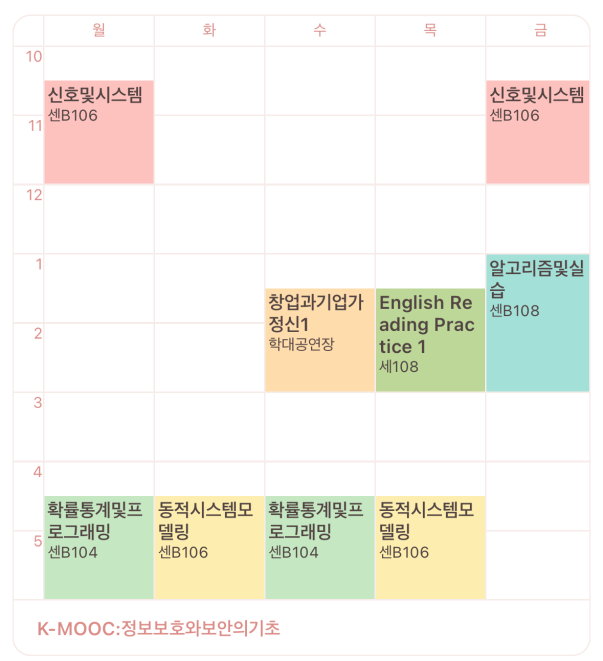
#> input picture asset/images/input/21011898_이헌성.jpg, 1206 x 1322 px (shown at 1/2 size)
$ python -i Preprocessing_and_extraction.py   (imports and definitions only)
#> lines starting #> are read from the running program, lines starting #| are printed output that depends on the picture; after the words box and inside, x2 and y2 are one past the last pixel; in counts of white or black regions, pixels touching at a corner belong together
import os
import time
import json
import uuid
import re
from datetime import datetime
import numpy as np
import cv2
import requests
import openai

# 기본 경로 설정
INPUT_DIR = "/Users/apple/Desktop/Python/2nd_Grade/Competition/TEAM-CLICK/asset/images/input"
OUTPUT_IMAGE_DIR = "/Users/apple/Desktop/Python/2nd_Grade/Competition/TEAM-CLICK/asset/images/output"
TEMP_JSON_DIR = "/Users/apple/Desktop/Python/2nd_Grade/Competition/TEAM-CLICK/asset/temp"
OUTPUT_JSON_DIR = "/Users/apple/Desktop/Python/2nd_Grade/Competition/TEAM-CLICK/asset/json"
PROCESSED_FILES = set(os.listdir(INPUT_DIR))  # 초기 실행 시 input 폴더에 있는 파일을 기록하여 무시

# 클로바 OCR API 정보
CLOVA_API_URL = 'https://t1cmuqa04b.apigw.ntruss.com/custom/v1/35384/2a546985327b27f54f740d618b812447f784037871b463869819c765793d4fa3/general'
CLOVA_SECRET_KEY = 'VktmeXNLd09QQUFnU3JURkFkeHZQZElUSHJoa094V0U='

# GPT-4 API 정보
openai.api_key = "sk-mTS1Ed5j7XUCkoTsrtIfC4OLNI25HGr14igfxyxqjTT3BlbkFJoq3MmVAd5S64WbLDQ5BQ0u_XDDllIrTxQkeoFKfSkA"  # 실제 API 키 입력

def process_image(image_path, output_dir):
    """1_Image preprocessing.py에서 가져온 이미지 전처리 함수"""
#> called with image_path = '../asset/images/input/21011898_이헌성.jpg', output_dir = 'out.png'
    os.makedirs(output_dir, exist_ok=True)

    file_name = os.path.basename(image_path)
    output_path = os.path.join(output_dir, file_name)

    # Step 1: 이미지 로드 및 흑백 변환
    image = cv2.imread(image_path)
#> image is the input picture: shape (1322, 1206, 3); mean B, G, R 233.1, 241.6, 242.9
    gray_image = cv2.cvtColor(image, cv2.COLOR_BGR2GRAY)
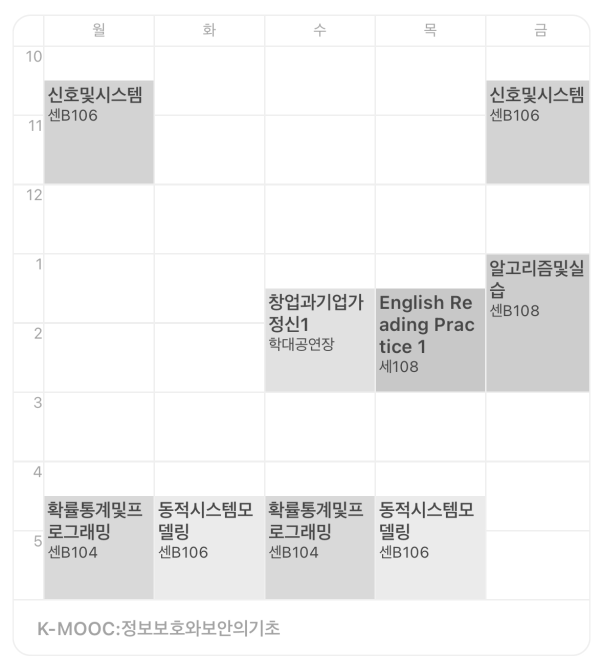
#> gray_image: shape (1322, 1206) (shown at 1/2 size); min 69, max 255, mean 241

    # Step 2: 흑백 이미지에서 에지 강조 처리
    edges = cv2.Canny(gray_image, threshold1=1, threshold2=50)
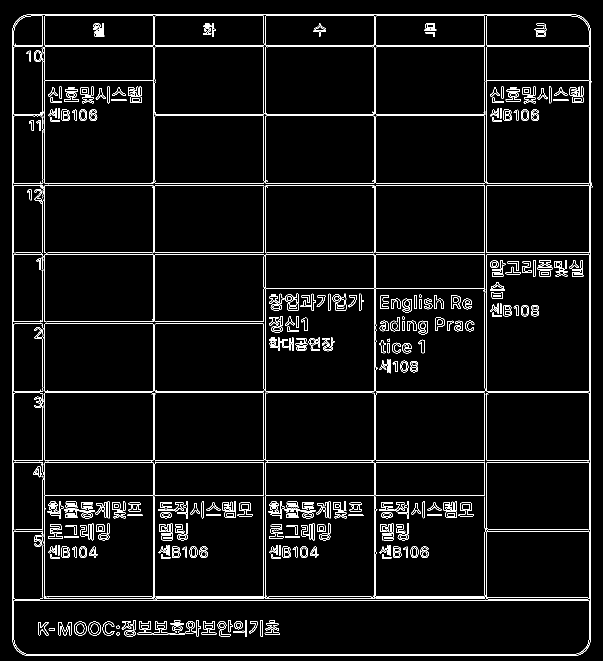
#> edges: shape (1322, 1206) (shown at 1/2 size); 4.3% white in thin lines or dots
    kernel = np.ones((3, 3), np.uint8)
    thick_edges = cv2.dilate(edges, kernel, iterations=1)
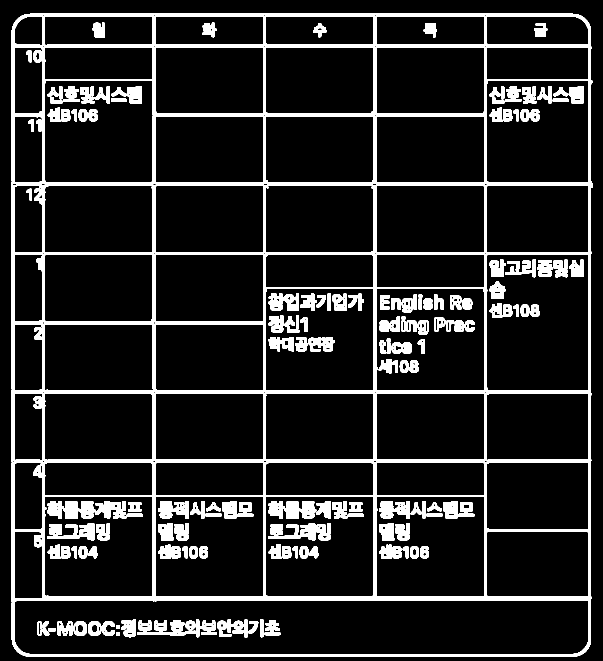
#> thick_edges: shape (1322, 1206) (shown at 1/2 size); 12.6% white; 161 white regions, largest, box (x1, y1, x2, y2) and area: (23, 27, 1186, 1313) 121873, (94, 1002, 221, 1038) 3215, (536, 1002, 662, 1038) 3202
    gray_image_with_edges = gray_image.copy()
    gray_image_with_edges[edges == 255] = 0  # 에지 부분을 검정색으로 강조
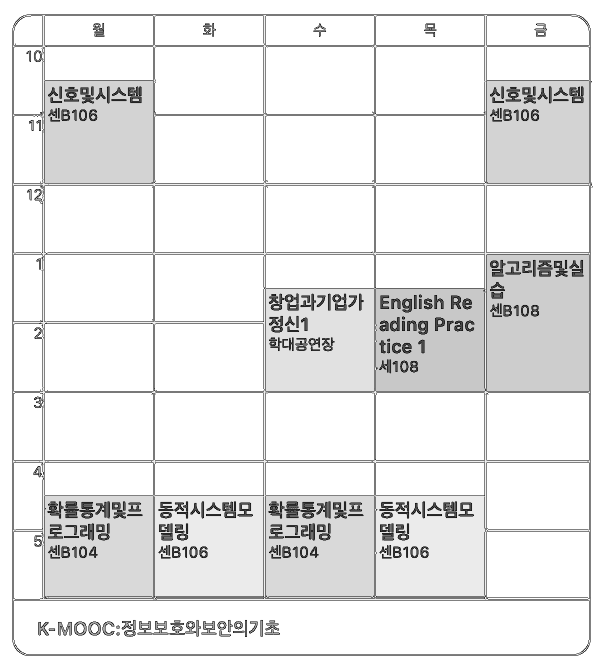
#> gray_image_with_edges: shape (1322, 1206) (shown at 1/2 size); 4.31% of pixels changed, all inside (x1, y1, x2, y2) = (24, 28, 1185, 1312)

    # Step 3: 검정색을 흰색으로 반전
    inverted_image = np.where(gray_image_with_edges == 0, 255, 0).astype(np.uint8)

    # Step 4: 이미지 재반전 (원래 색상 복구)
    re_inverted_image = cv2.bitwise_not(inverted_image)
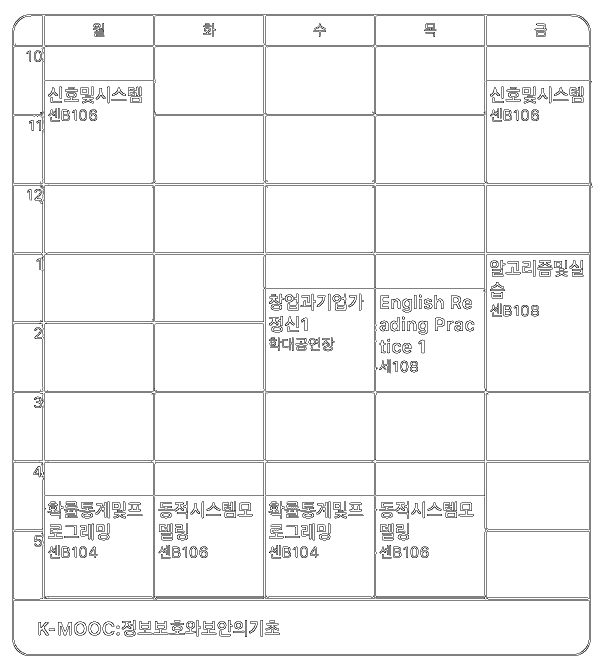
#> re_inverted_image: shape (1322, 1206) (shown at 1/2 size); 95.7% white; black in thin lines or dots

    # 최종 저장 경로를 설정
    output_path = os.path.join(OUTPUT_IMAGE_DIR, os.path.basename(image_path))
    cv2.imwrite(output_path, re_inverted_image)
    print(f"[{datetime.now()}] Final processed image saved: {output_path}")
    return output_path

# [122 lines left out: functions extract_text_with_clova, extract_ocr_text, analyze_schedule_with_openai, monitor_and_process_images, not called in this run]

        # # 5초 대기
        # time.sleep(5)

# [2 lines not run here, left out]

>>> result = process_image('../asset/images/input/21011898_이헌성.jpg', 'out.png')
